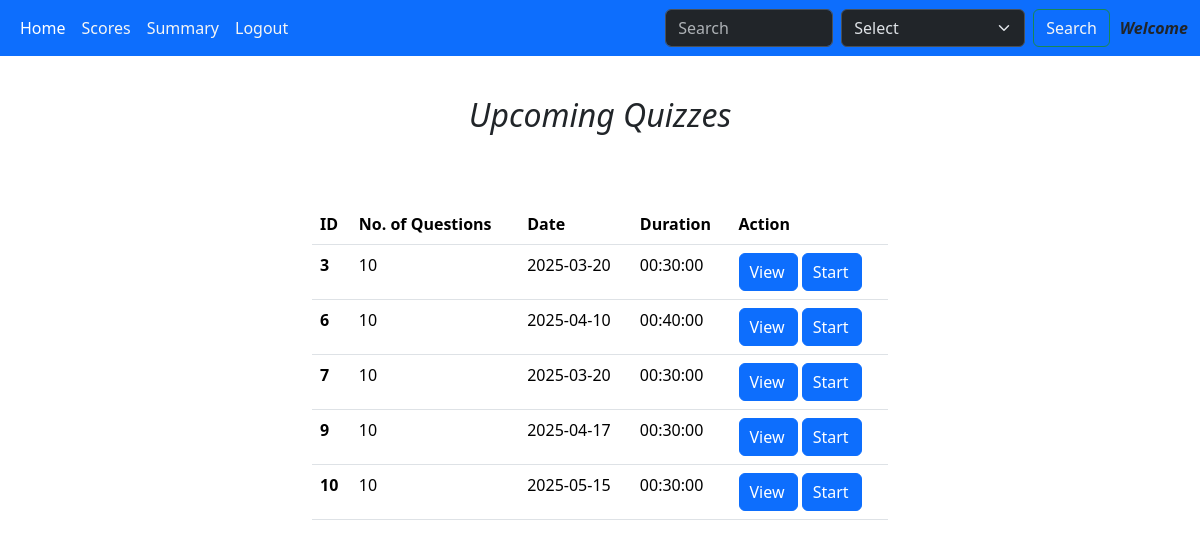
Screenshot of /user_dashboard with the database file from the repository.
### models.py (models this page shows)
class Quiz(db.Model):
    id = db.Column(db.Integer, primary_key = True)
    chapter_id = db.Column(db.Integer, db.ForeignKey('chapter.id'), nullable = False)
    date_of_quiz = db.Column(db.Date, nullable = False)
    time_duration = db.Column(db.Time, nullable = False)
    quiz_attempted = db.Column(db.Integer())
    questions = db.Relationship('Questions', backref = 'quiz')

### app.py (the view)
@app.route('/user_dashboard')
def user_dashboard():
    quizzes = Quiz.query.all()
    user_id = session.get('user_id')
    user_obj = User.query.get(user_id)
    for quiz in quizzes:
        score = Scores.query.filter_by(user_id=user_id, quiz_id=quiz.id).first()
        if not score:
            quiz.quiz_attempted = 0
            db.session.commit()
        else:
            quiz.quiz_attempted = 1
            db.session.commit()
    return render_template('user_dashboard.html', quizzes = quizzes, user_obj = user_obj)

### templates/user_dashboard.html (shortened to what this page needs)
<!DOCTYPE html>
<html lang="en">
<head>
    <link rel="stylesheet" href="/static/style.css">
    <link href="https://cdn.jsdelivr.net/npm/bootstrap@5.3.3/dist/css/bootstrap.min.css"
    rel="stylesheet"
>
</head>
<body>
    <nav class="navbar navbar-expand-lg bg-primary" data-bs-theme="dark">
        <div class="container-fluid">
          <div class="collapse navbar-collapse" id="navbarSupportedContent">
            <ul class="navbar-nav me-auto mb-2 mb-lg-0">
              <li class="nav-item">
                <a class="nav-link active" aria-current="page" href="/user_dashboard">Home</a>
              </li>
              <li class="nav-item">
                <a class="nav-link" href="/scores" style="color:whitesmoke">Scores</a>
              </li>
              <li class="nav-item dropdown">
                <a class="nav-link" href="/summary_user" style="color:whitesmoke">
                  Summary
                </a>
              </li>
              <li class="nav-item">
                <a class="nav-link" style="color:whitesmoke" href="/logout">Logout</a>
              </li>
            </ul>
            <form class="d-flex" role="search" action="/search_user">
              <input class="form-control me-2" type="search" placeholder="Search" aria-label="Search">
              <select class="form-select me-2" aria-label="Default select example">
                <option selected>Select</option>
              </select>
              <button class="btn btn-outline-success" type="submit" style="color:whitesmoke">Search</button>
            </form>
            <span style="text-align:center; margin-left:10px; font-style:italic; font-weight: 700;">Welcome {{ user_obj.name }}</span>
          </div>
        </div>
    </nav>
    <div class="upcoming_quizes">
        <div id="up_quizzes" style="text-align:center; margin-top:8px; font-style:oblique">
            <h2 style="margin:30px;">Upcoming Quizzes</h2>
        </div>
        <div class="container-fluid" style="margin-top:70px;">
            <table class="table caption-top">
                <thead>
                  <tr>
                    <th scope="col">ID</th>
                    <th scope="col">No. of Questions</th>
                    <th scope="col">Date</th>
                    <th scope="col">Duration</th>
                    <th scope="col">Action</th>
                  </tr>
                </thead>
                <tbody>
                  {% for quiz in quizzes %}
                  <tr>
                    <th scope="row">{{quiz.id }}</th>
                    <td>{{ quiz.questions|length }}</td>
                    <td>{{ quiz.date_of_quiz }} </td>
                    <td>{{ quiz.time_duration }}</td>
                    <td><a href="/view/{{ quiz.id }}" class="btn btn-primary" style="padding-left:10px">View</a>
                      <a href="/start_Exam/{{ quiz.id }}" class="btn btn-primary" style="padding-left:10px">Start</a></td>
                  </tr>
                  {% endfor %}
                </tbody>
            </table>
        </div>
    </div>
</body>
</html>

### static/style.css (style rules this page uses)
* { margin:0px; }
.upcoming_quizes { margin:auto; margin-top: 40px; width:600px; border:none; border-radius: 10px; }

### rows the page displays
Quiz: id "3", questions|length "10", date_of_quiz "2025-03-20", time_duration "00:30:00"
Quiz: id "6", questions|length "10", date_of_quiz "2025-04-10", time_duration "00:40:00"
Quiz: id "7", questions|length "10", date_of_quiz "2025-03-20", time_duration "00:30:00"
Quiz: id "9", questions|length "10", date_of_quiz "2025-04-17", time_duration "00:30:00"
Quiz: id "10", questions|length "10", date_of_quiz "2025-05-15", time_duration "00:30:00"
